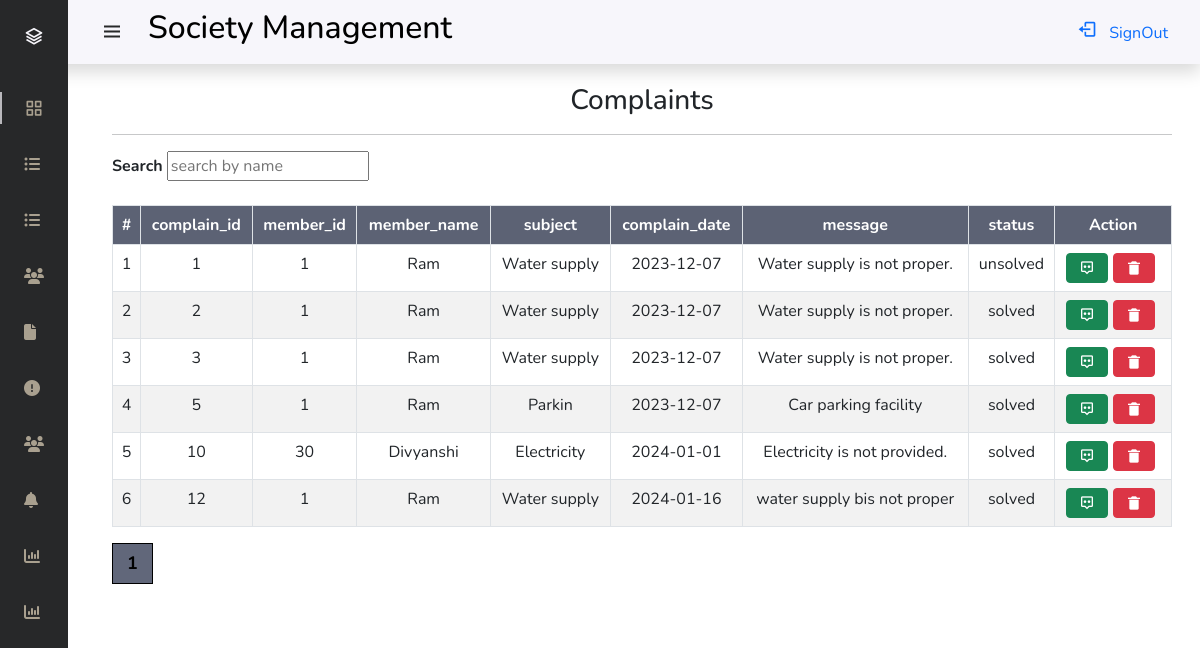
Page /complaints.php (signed in) on the committed database.
### tables this page shows
CREATE TABLE `complain` (
  `complain_id` int(10) NOT NULL,
  `member_id` int(11) NOT NULL,
  `member_name` char(50) NOT NULL,
  `subject` varchar(30) NOT NULL,
  `complain_date` date NOT NULL,
  `message` varchar(200) NOT NULL,
  `status` char(15) NOT NULL
);

### curd_functions.php (the view, shortened to what this page needs)
<?php
function data($course, $page = 1, $recordsPerPage = 6) {
    include 'config.php';
    $offset = ($page - 1) * $recordsPerPage;
    $select = "SELECT * FROM $course LIMIT $offset, $recordsPerPage";
    $res = $conn->query($select);
    $arr_data = $res->fetch_all(MYSQLI_ASSOC);
    $fieldinfo = $res->fetch_fields();
    echo '<table class="table table-bordered table-striped table-hover" id="mytable">';
    echo '<tr style="background-color:#61677A; color:white;"><th scope="col">#';
    foreach ($fieldinfo as $val) {
        echo '<th scope="col">' . $val->name . '</th>';
    }
    echo '<th scope="col">Action</th></tr>';
    $no = $offset + 1;
    foreach ($arr_data as $row) {
        echo '<tr class="filter"><td>' . $no++ . '</td>';
        foreach ($row as $key => $value) {
            echo '<td>' . $value . '</td>';
        }
        if ($course == 'flat') {
            echo '<td class="edit">';
            echo '<a class="btn btn-success" style="margin-right:5px;" href="edit_flat.php?id=' . $row['flat_id'] . '" clas><i class="bx bxs-edit-alt"></i></a>';
            echo '<a class="btn btn-danger" style="margin-right:5px;" href="del_flat.php?id=' . $row['flat_id'] . '"><i class="bx bxs-trash-alt"></i></a>';
            echo '</td>';
        } elseif ($course == 'visitors') {
            echo '<td class="edit">';
            echo '<a class="btn btn-danger"style="margin-right:5px;" href="del_visitor.php?id=' . $row['v_id'] . '"><i class="bx bxs-trash-alt"></i></a>';
            echo '</td>';
        }elseif ($course == 'notice') {
            echo '<td class="edit">';
            echo '<a class="btn btn-danger"style="margin-right:5px;" href="del_notice.php?id=' . $row['n_id'] . '"><i class="bx bxs-trash-alt"></i></a>';
            echo '</td>';
        }else if ($course == 'complain'){
            echo '<td class="edit">';
            echo '<a class="btn btn-success"style="margin-right:5px;" href="complain_reply.php?id=' . $row['complain_id'] .'"><i class="bx bx-message-alt-dots"></i></a>';
            echo '<a class="btn btn-danger" style="margin-right:5px;" href="del_complain.php?id=' . $row['complain_id'] . '"><i class="bx bxs-trash-alt"></i></a>';
            echo '</td>';
        }
        else{}
    }
    echo '</table>';
    $query = "SELECT COUNT(*) FROM $course";
    $result = $conn->query($query);
    $row = $result->fetch_row();
    $total_records = $row[0];
    $total_pages = ceil($total_records / $recordsPerPage);
    echo '<div class="pagination">';
    for ($i = 1; $i <= $total_pages; $i++) {
        if ($i == $page) {
            echo '<a class="active" href="?page=' . $i . '">' . $i . '</a>';
        } else {
            echo '<a href="?page=' . $i . '">' . $i . '</a>';
        }
    }
    echo '</div>';
}
?>

### css/stl.css (style rules this page uses)
:root { --header-height: 3rem; --nav-width: 68px; --first-color: #272829; --first-color-light: #E1D4BB; --white-color: #F7F6FB; --body-font: 'Nunito', sans-serif; --normal-font-size: 1rem; --z-fixed: 100 }
*,::before,::after { box-sizing: border-box }
body { position: relative; margin: var(--header-height) 0 0 0; padding: 0 1rem; font-family: var(--body-font); font-size: var(--normal-font-size); transition: .5s }
a { text-decoration: none; }
.active { color: var(--white-color); }
.active::before { content: ''; position: absolute; left: 0; width: 2px; height: 32px; background-color: var(--white-color); }
tr, th { text-align: center; }
@media screen and (min-width: 768px) { body { margin: calc(var(--header-height) + 1rem) 0 0 0; padding-left: calc(var(--nav-width) + 2rem); } }
.pagination { display: inline-block; }
.pagination a { font-weight:bold; font-size:18px; color: black; float: left; padding: 6px 14px; text-decoration: none; border:1px solid black; }
.pagination a.active { background-color: #61677A; }

### rows in the picture
complain: complain_id "1", member "1", member_name "Ram", subject "Water supply", complain_date "2023-12-07", message "Water supply is not proper.", status "unsolved"
complain: complain_id "2", member "1", member_name "Ram", subject "Water supply", complain_date "2023-12-07", message "Water supply is not proper.", status "solved"
complain: complain_id "3", member "1", member_name "Ram", subject "Water supply", complain_date "2023-12-07", message "Water supply is not proper.", status "solved"
complain: complain_id "5", member "1", member_name "Ram", subject "Parkin", complain_date "2023-12-07", message "Car parking facility", status "solved"
complain: complain_id "10", member "30", member_name "Divyanshi", subject "Electricity", complain_date "2024-01-01", message "Electricity is not provided.", status "solved"
complain: complain_id "12", member "1", member_name "Ram", subject "Water supply", complain_date "2024-01-16", message "water supply bis not proper", status "solved"

### other values in the picture
$val->name "complain_id"
$val->name "member_id"
$val->name "member_name"
$val->name "subject"
$val->name "complain_date"
$val->name "message"
$val->name "status"
